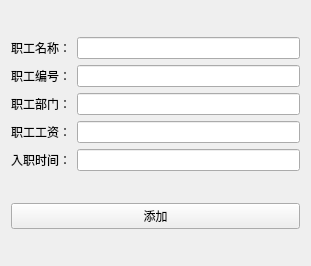
<?xml version="1.0" encoding="UTF-8"?>
<ui version="4.0">
 <class>Form</class>
 <widget class="QWidget" name="Form">
  <property name="geometry">
   <rect>
    <x>0</x>
    <y>0</y>
    <width>311</width>
    <height>266</height>
   </rect>
  </property>
  <property name="windowTitle">
   <string>Form</string>
  </property>
  <layout class="QGridLayout" name="gridLayout">
   <item row="0" column="0">
    <layout class="QVBoxLayout" name="verticalLayout">
     <item>
      <layout class="QHBoxLayout" name="horizontalLayout_3">
       <item>
        <widget class="QLabel" name="label_2">
         <property name="text">
          <string>职工名称：</string>
         </property>
        </widget>
       </item>
       <item>
        <widget class="QLineEdit" name="lineEdit_2"/>
       </item>
      </layout>
     </item>
     <item>
      <layout class="QHBoxLayout" name="horizontalLayout_2">
       <item>
        <widget class="QLabel" name="label_3">
         <property name="text">
          <string>职工编号：</string>
         </property>
        </widget>
       </item>
       <item>
        <widget class="QLineEdit" name="lineEdit_3"/>
       </item>
      </layout>
     </item>
     <item>
      <layout class="QHBoxLayout" name="horizontalLayout">
       <item>
        <widget class="QLabel" name="label_4">
         <property name="text">
          <string>职工部门：</string>
         </property>
        </widget>
       </item>
       <item>
        <widget class="QLineEdit" name="lineEdit_4">
         <property name="text">
          <string/>
         </property>
        </widget>
       </item>
      </layout>
     </item>
     <item>
      <layout class="QHBoxLayout" name="horizontalLayout_5">
       <item>
        <widget class="QLabel" name="label_6">
         <property name="text">
          <string>职工工资：</string>
         </property>
        </widget>
       </item>
       <item>
        <widget class="QLineEdit" name="lineEdit_6">
         <property name="text">
          <string/>
         </property>
        </widget>
       </item>
      </layout>
     </item>
     <item>
      <layout class="QHBoxLayout" name="horizontalLayout_6">
       <item>
        <widget class="QLabel" name="label_7">
         <property name="text">
          <string>入职时间：</string>
         </property>
        </widget>
       </item>
       <item>
        <widget class="QLineEdit" name="lineEdit_7">
         <property name="text">
          <string/>
         </property>
        </widget>
       </item>
      </layout>
     </item>
    </layout>
   </item>
   <item row="1" column="0">
    <widget class="QPushButton" name="pushButton">
     <property name="text">
      <string>添加</string>
     </property>
    </widget>
   </item>
  </layout>
 </widget>
 <resources/>
 <connections/>
</ui>
